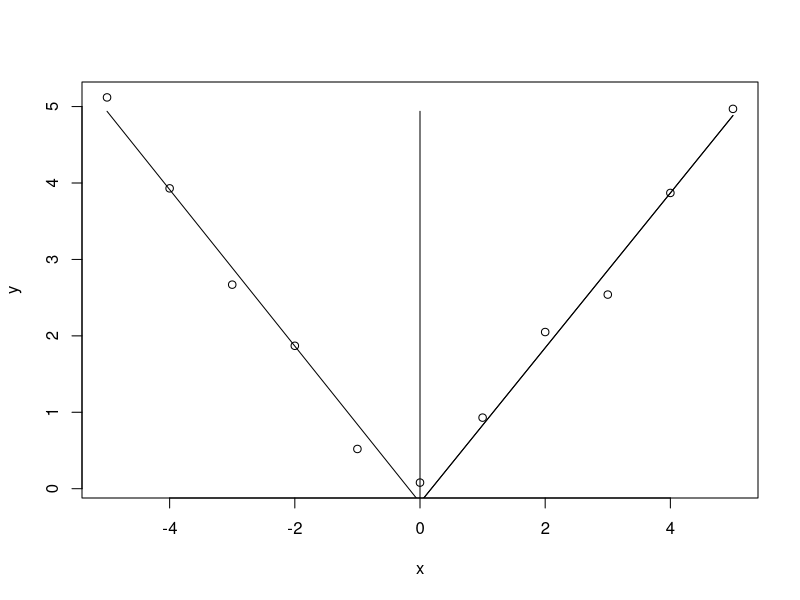

Write the R code that produced this figure.
shuttle <- MASS::shuttle
head(shuttle)

# question 1
shuttle$auto_num <- as.integer(shuttle$use == 'auto')
glm1 <- glm(auto_num ~ wind - 1, data = shuttle, family = binomial)
exp(coef(glm1))[1] / exp(coef(glm1))[2]

# question 2
glm2 <- glm(auto_num ~ wind + magn - 1, data = shuttle, family = binomial)
exp(coef(glm2))[1] / exp(coef(glm2))[2]

# question 3
glm3 <- glm(1 - auto_num ~ wind, data = shuttle, family = binomial)
summary(glm1)$coef
summary(glm3)$coef

# question 4
data("InsectSprays")
nspray <- as.numeric(factor(InsectSprays$spray))
glm4 <- glm(count ~ spray - 1, data = InsectSprays, family = poisson)
exp(coef(glm4))[1] / exp(coef(glm4))[2] 

# question 6
x <- -5:5
y <- c(5.12, 3.93, 2.67, 1.87, 0.52, 0.08, 0.93, 2.05, 2.54, 3.87, 4.97)
knots <- c(0)
term <- sapply(knots, function(knot) (x > knot) * (x - knot))
x_new <- cbind(1, x, term)
lm6 <- lm(y ~ x_new - 1)
ypred <- predict(lm6)

plot(x, y)
lines(term, ypred)
lines(x, ypred)
     